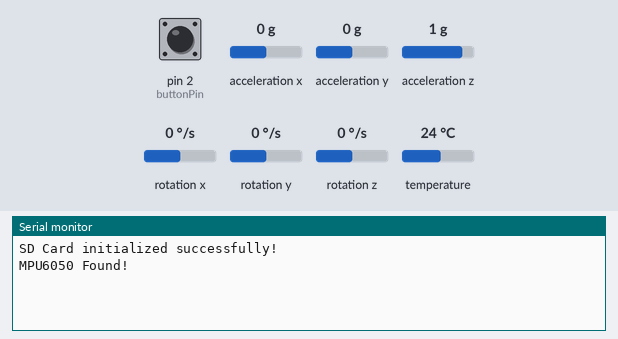
A sketch run on a simulated Arduino Uno, built with avr-gcc and run on an emulated ATmega328P. Shown: the last lines printed to the serial monitor. The test bench sets the inputs (shaded band); at power-on: pin 2 (buttonPin) HIGH, acceleration x 0 g, acceleration y 0 g, acceleration z 1 g, rotation x 0 °/s, rotation y 0 °/s, rotation z 0 °/s, temperature 24 °C. Storage starts empty.

Above: at 1.2 s.
1.3 s: pin 2 (buttonPin) pulled LOW for 0.15 s
At 1.9 s:
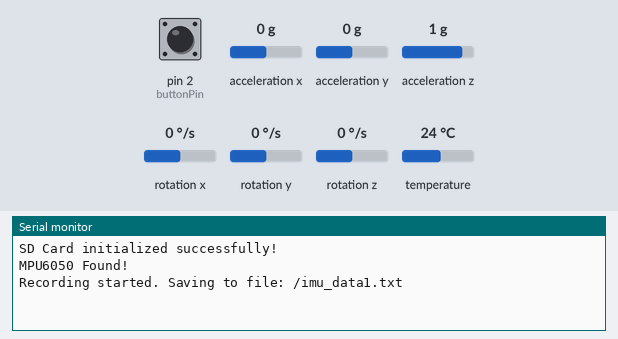
2.9 s: pin 2 (buttonPin) pulled LOW for 1 s
At 3.3 s:
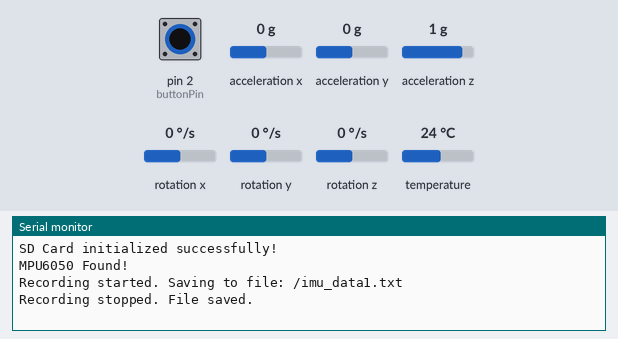

The sketch:

data_collection.ino
```cpp
#include <Wire.h>
#include <SPI.h>
#include <SD.h>
#include <Adafruit_MPU6050.h>
#include <Adafruit_Sensor.h>

// const int MPU_ADDR = 0x68;   // MPU6050 I2C address
const int buttonPin = 2;     // Button pin
const int sdCardPin = 3;     // SD card chip select pin
int fileCounter = 1;         // Start at file1.txt
int lastButtonState = HIGH;  // For button debounce
bool isRecording = false;    // Recording state
Adafruit_MPU6050 mpu;

// Variables to store accelerometer and gyroscope data
// float AccX, AccY, AccZ;
// float GyroX, GyroY, GyroZ;
// float accAngleX, accAngleY, gyroAngleX = 0, gyroAngleY = 0, yaw = 0;
// float roll, pitch;

// Timing variables
// float elapsedTime, currentTime, previousTime = 0;

// Calibration offsets
// float AccErrorX = 0.58, AccErrorY = -1.58;
// float GyroErrorX = -0.56, GyroErrorY = 2, GyroErrorZ = -0.8;

File dataFile;

void setup() {
  Serial.begin(115200);
  Wire.begin();

  // Initialize MPU6050
  // initializeMPU6050();

  // Initialize the SD card
  if (!SD.begin(sdCardPin)) {
    Serial.println("SD Card failed or not present");
    while (1);
  }
  Serial.println("SD Card initialized successfully!");

  // Initialize MPU
  if (!mpu.begin()) {
    Serial.println("Failed to find MPU6050 chip");
    while (1) {
      delay(10);
    }
  }
  Serial.println("MPU6050 Found!");

  mpu.setAccelerometerRange(MPU6050_RANGE_8_G);
  mpu.setGyroRange(MPU6050_RANGE_500_DEG);
  mpu.setFilterBandwidth(MPU6050_BAND_21_HZ);

  pinMode(buttonPin, INPUT_PULLUP);
}

void loop() {
  int buttonState = digitalRead(buttonPin);

  // Check if button was pressed (active low) and debounce
  if (buttonState == LOW && lastButtonState == HIGH) {
    delay(50); // Debounce delay
    if (digitalRead(buttonPin) == LOW) {
      if (!isRecording) {
        startRecording();
      } else {
        stopRecording();
      }
    }
  }

  lastButtonState = buttonState;  // Update button state

  // Record IMU data if recording is active
  if (isRecording) {
    readIMUData();
    // computeAngles();
    // writeDataToFile();
    // writeDataToSerial();
    delay(50); // Adjust sample rate as needed
  }
}

// // Function to read IMU data
// void readIMUData() {
//   sensors_event_t a, g, temp;
//   mpu.getEvent(&a, &g, &temp);

//   // Print the 6 DOF data
//   Serial.print("Acceleration X: ");
//   Serial.print(a.acceleration.x);
//   Serial.print(", Y: ");
//   Serial.print(a.acceleration.y);
//   Serial.print(", Z: ");
//   Serial.print(a.acceleration.z);
//   Serial.println(" m/s^2");

//   Serial.print("Rotation X: ");
//   Serial.print(g.gyro.x);
//   Serial.print(", Y: ");
//   Serial.print(g.gyro.y);
//   Serial.print(", Z: ");
//   Serial.print(g.gyro.z);
//   Serial.println(" rad/s");

//   Serial.print("Temperature: ");
//   Serial.print(temp.temperature);
//   Serial.println(" degC");

//   Serial.println("");
// }
void readIMUData() {
  sensors_event_t a, g, temp;
  mpu.getEvent(&a, &g, &temp);

  // Check if the file is open before writing
  if (dataFile) {
    // Write acceleration data
    dataFile.print("Acceleration X: ");
    dataFile.print(a.acceleration.x);
    dataFile.print(", Y: ");
    dataFile.print(a.acceleration.y);
    dataFile.print(", Z: ");
    dataFile.print(a.acceleration.z);
    dataFile.println(" m/s^2");

    // Write gyroscope data
    dataFile.print("Rotation X: ");
    dataFile.print(g.gyro.x);
    dataFile.print(", Y: ");
    dataFile.print(g.gyro.y);
    dataFile.print(", Z: ");
    dataFile.print(g.gyro.z);
    dataFile.println(" rad/s");

    // Add a blank line to separate data points
    dataFile.println();

    // Ensure data is written to the file immediately
    dataFile.flush();
  }
}

void startRecording() {
  String fileName = "/imu_data" + String(fileCounter) + ".txt";
  dataFile = SD.open(fileName.c_str(), FILE_WRITE);

  if (dataFile) {
    Serial.println("Recording started. Saving to file: " + fileName);
    fileCounter++;
    isRecording = true;
  } else {
    Serial.println("Error: Could not open file for writing.");
  }
}

void stopRecording() {
  if (dataFile) {
    dataFile.close();
    Serial.println("Recording stopped. File saved.");
  }
  isRecording = false;
}
```

Source omitted: model_data.cpp (data table, 66190 bytes)

Measured:
- after the input at 1.3 s, the serial monitor: prints a new line after 0.06 s (image 1)
- after the input at 2.9 s, the serial monitor: prints a new line after 0.09 s (image 2)
